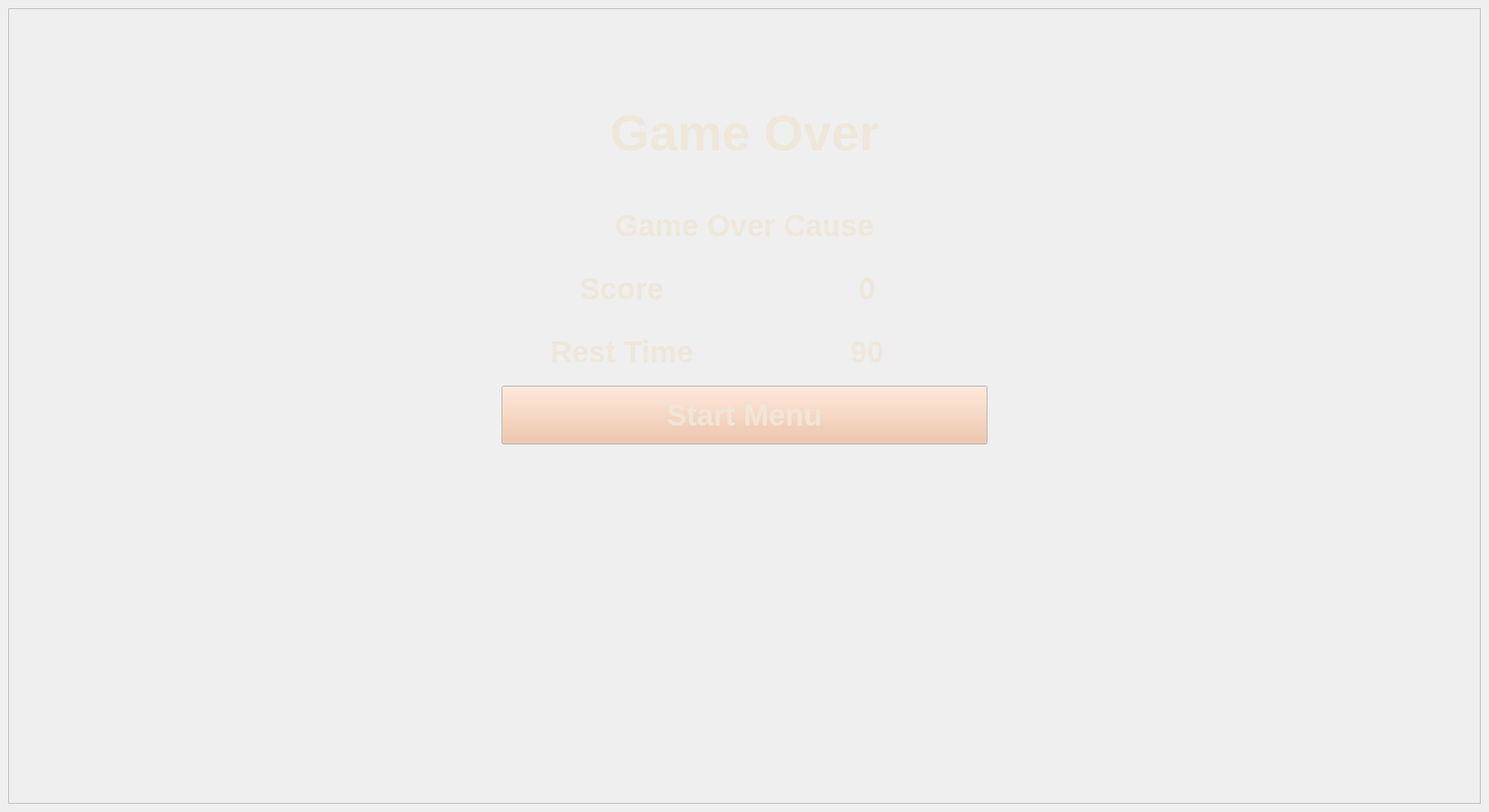
<?xml version="1.0" encoding="UTF-8"?>
<ui version="4.0">
 <class>SinglePlayerGameEndUI</class>
 <widget class="QWidget" name="SinglePlayerGameEndUI">
  <property name="geometry">
   <rect>
    <x>0</x>
    <y>0</y>
    <width>1980</width>
    <height>1080</height>
   </rect>
  </property>
  <property name="sizePolicy">
   <sizepolicy hsizetype="Preferred" vsizetype="Preferred">
    <horstretch>0</horstretch>
    <verstretch>0</verstretch>
   </sizepolicy>
  </property>
  <property name="windowTitle">
   <string>Form</string>
  </property>
  <layout class="QVBoxLayout" name="verticalLayout_3" stretch="0">
   <item>
    <widget class="QFrame" name="frame">
     <property name="sizePolicy">
      <sizepolicy hsizetype="Expanding" vsizetype="Expanding">
       <horstretch>0</horstretch>
       <verstretch>0</verstretch>
      </sizepolicy>
     </property>
     <property name="palette">
      <palette>
       <active>
        <colorrole role="WindowText">
         <brush brushstyle="SolidPattern">
          <color alpha="255">
           <red>239</red>
           <green>231</green>
           <blue>218</blue>
          </color>
         </brush>
        </colorrole>
        <colorrole role="Button">
         <brush brushstyle="SolidPattern">
          <color alpha="179">
           <red>239</red>
           <green>188</green>
           <blue>155</blue>
          </color>
         </brush>
        </colorrole>
        <colorrole role="Text">
         <brush brushstyle="SolidPattern">
          <color alpha="255">
           <red>239</red>
           <green>231</green>
           <blue>218</blue>
          </color>
         </brush>
        </colorrole>
        <colorrole role="ButtonText">
         <brush brushstyle="SolidPattern">
          <color alpha="228">
           <red>239</red>
           <green>231</green>
           <blue>218</blue>
          </color>
         </brush>
        </colorrole>
        <colorrole role="Base">
         <brush brushstyle="SolidPattern">
          <color alpha="127">
           <red>70</red>
           <green>53</green>
           <blue>29</blue>
          </color>
         </brush>
        </colorrole>
       </active>
       <inactive>
        <colorrole role="WindowText">
         <brush brushstyle="SolidPattern">
          <color alpha="255">
           <red>239</red>
           <green>231</green>
           <blue>218</blue>
          </color>
         </brush>
        </colorrole>
        <colorrole role="Button">
         <brush brushstyle="SolidPattern">
          <color alpha="179">
           <red>239</red>
           <green>188</green>
           <blue>155</blue>
          </color>
         </brush>
        </colorrole>
        <colorrole role="Text">
         <brush brushstyle="SolidPattern">
          <color alpha="255">
           <red>239</red>
           <green>231</green>
           <blue>218</blue>
          </color>
         </brush>
        </colorrole>
        <colorrole role="ButtonText">
         <brush brushstyle="SolidPattern">
          <color alpha="228">
           <red>239</red>
           <green>231</green>
           <blue>218</blue>
          </color>
         </brush>
        </colorrole>
        <colorrole role="Base">
         <brush brushstyle="SolidPattern">
          <color alpha="127">
           <red>70</red>
           <green>53</green>
           <blue>29</blue>
          </color>
         </brush>
        </colorrole>
       </inactive>
       <disabled>
        <colorrole role="Button">
         <brush brushstyle="SolidPattern">
          <color alpha="179">
           <red>239</red>
           <green>188</green>
           <blue>155</blue>
          </color>
         </brush>
        </colorrole>
       </disabled>
      </palette>
     </property>
     <property name="font">
      <font>
       <pointsize>30</pointsize>
       <bold>true</bold>
      </font>
     </property>
     <property name="frameShape">
      <enum>QFrame::Shape::StyledPanel</enum>
     </property>
     <property name="frameShadow">
      <enum>QFrame::Shadow::Raised</enum>
     </property>
     <layout class="QHBoxLayout" name="horizontalLayout" stretch="1,1,1">
      <item>
       <spacer name="horizontalSpacer">
        <property name="orientation">
         <enum>Qt::Orientation::Horizontal</enum>
        </property>
        <property name="sizeHint" stdset="0">
         <size>
          <width>646</width>
          <height>20</height>
         </size>
        </property>
       </spacer>
      </item>
      <item>
       <layout class="QVBoxLayout" name="verticalLayout" stretch="1,2,1,1,1,1,6">
        <item>
         <spacer name="verticalSpacer">
          <property name="orientation">
           <enum>Qt::Orientation::Vertical</enum>
          </property>
          <property name="sizeHint" stdset="0">
           <size>
            <width>20</width>
            <height>40</height>
           </size>
          </property>
         </spacer>
        </item>
        <item>
         <widget class="QLabel" name="gameOverLabel">
          <property name="font">
           <font>
            <pointsize>50</pointsize>
            <bold>true</bold>
           </font>
          </property>
          <property name="text">
           <string>Game Over</string>
          </property>
          <property name="alignment">
           <set>Qt::AlignmentFlag::AlignCenter</set>
          </property>
         </widget>
        </item>
        <item>
         <widget class="QLabel" name="gameEndCauseLabel">
          <property name="font">
           <font>
            <pointsize>30</pointsize>
            <bold>true</bold>
           </font>
          </property>
          <property name="text">
           <string>Game Over Cause</string>
          </property>
          <property name="alignment">
           <set>Qt::AlignmentFlag::AlignCenter</set>
          </property>
         </widget>
        </item>
        <item>
         <layout class="QHBoxLayout" name="horizontalLayout_2">
          <item>
           <widget class="QLabel" name="scoreLabel">
            <property name="font">
             <font>
              <pointsize>30</pointsize>
              <bold>true</bold>
             </font>
            </property>
            <property name="text">
             <string>Score</string>
            </property>
            <property name="alignment">
             <set>Qt::AlignmentFlag::AlignCenter</set>
            </property>
           </widget>
          </item>
          <item>
           <widget class="QLabel" name="scoreValueLabel">
            <property name="font">
             <font>
              <pointsize>30</pointsize>
              <bold>true</bold>
             </font>
            </property>
            <property name="text">
             <string>0</string>
            </property>
            <property name="alignment">
             <set>Qt::AlignmentFlag::AlignCenter</set>
            </property>
           </widget>
          </item>
         </layout>
        </item>
        <item>
         <layout class="QHBoxLayout" name="horizontalLayout_3">
          <item>
           <widget class="QLabel" name="restTimeLabel">
            <property name="font">
             <font>
              <pointsize>30</pointsize>
              <bold>true</bold>
             </font>
            </property>
            <property name="text">
             <string>Rest Time</string>
            </property>
            <property name="alignment">
             <set>Qt::AlignmentFlag::AlignCenter</set>
            </property>
           </widget>
          </item>
          <item>
           <widget class="QLabel" name="restTimeValueLabel">
            <property name="font">
             <font>
              <pointsize>30</pointsize>
              <bold>true</bold>
             </font>
            </property>
            <property name="text">
             <string>90</string>
            </property>
            <property name="alignment">
             <set>Qt::AlignmentFlag::AlignCenter</set>
            </property>
           </widget>
          </item>
         </layout>
        </item>
        <item>
         <widget class="QPushButton" name="startMenuButton">
          <property name="sizePolicy">
           <sizepolicy hsizetype="Expanding" vsizetype="Expanding">
            <horstretch>0</horstretch>
            <verstretch>0</verstretch>
           </sizepolicy>
          </property>
          <property name="text">
           <string>Start Menu</string>
          </property>
         </widget>
        </item>
        <item>
         <spacer name="verticalSpacer_2">
          <property name="orientation">
           <enum>Qt::Orientation::Vertical</enum>
          </property>
          <property name="sizeHint" stdset="0">
           <size>
            <width>20</width>
            <height>40</height>
           </size>
          </property>
         </spacer>
        </item>
       </layout>
      </item>
      <item>
       <spacer name="horizontalSpacer_2">
        <property name="orientation">
         <enum>Qt::Orientation::Horizontal</enum>
        </property>
        <property name="sizeHint" stdset="0">
         <size>
          <width>646</width>
          <height>20</height>
         </size>
        </property>
       </spacer>
      </item>
     </layout>
    </widget>
   </item>
  </layout>
 </widget>
 <resources/>
 <connections/>
</ui>
